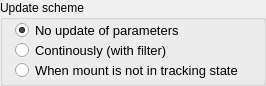
    <widget class="QGroupBox" name="groupBox_3">
     <property name="geometry">
      <rect>
       <x>405</x>
       <y>330</y>
       <width>266</width>
       <height>86</height>
      </rect>
     </property>
     <property name="title">
      <string>Update scheme</string>
     </property>
     <widget class="QRadioButton" name="checkRefracCont">
      <property name="geometry">
       <rect>
        <x>15</x>
        <y>40</y>
        <width>226</width>
        <height>20</height>
       </rect>
      </property>
      <property name="font">
       <font>
        <pointsize>10</pointsize>
       </font>
      </property>
      <property name="toolTip">
       <string>&lt;html&gt;&lt;head/&gt;&lt;body&gt;&lt;p&gt;Update the refraction parameters to the mount when camera is connected and IDLE.&lt;/p&gt;&lt;/body&gt;&lt;/html&gt;</string>
      </property>
      <property name="layoutDirection">
       <enum>Qt::LeftToRight</enum>
      </property>
      <property name="text">
       <string>Continously (with filter)</string>
      </property>
      <property name="checked">
       <bool>false</bool>
      </property>
     </widget>
     <widget class="QRadioButton" name="checkRefracNoTrack">
      <property name="geometry">
       <rect>
        <x>15</x>
        <y>60</y>
        <width>241</width>
        <height>20</height>
       </rect>
      </property>
      <property name="font">
       <font>
        <pointsize>10</pointsize>
       </font>
      </property>
      <property name="toolTip">
       <string>&lt;html&gt;&lt;head/&gt;&lt;body&gt;&lt;p&gt;Update the refraction parameters to the mount when the mount is not tracking.&lt;/p&gt;&lt;/body&gt;&lt;/html&gt;</string>
      </property>
      <property name="layoutDirection">
       <enum>Qt::LeftToRight</enum>
      </property>
      <property name="text">
       <string>When mount is not in tracking state</string>
      </property>
      <property name="checked">
       <bool>false</bool>
      </property>
     </widget>
     <widget class="QRadioButton" name="checkRefracNone">
      <property name="geometry">
       <rect>
        <x>15</x>
        <y>20</y>
        <width>191</width>
        <height>20</height>
       </rect>
      </property>
      <property name="font">
       <font>
        <pointsize>10</pointsize>
       </font>
      </property>
      <property name="toolTip">
       <string>&lt;html&gt;&lt;head/&gt;&lt;body&gt;&lt;p&gt;Update the refraction parameters to the mount when camera is connected and IDLE.&lt;/p&gt;&lt;/body&gt;&lt;/html&gt;</string>
      </property>
      <property name="layoutDirection">
       <enum>Qt::LeftToRight</enum>
      </property>
      <property name="text">
       <string>No update of parameters</string>
      </property>
      <property name="checked">
       <bool>true</bool>
      </property>
     </widget>
    </widget>
